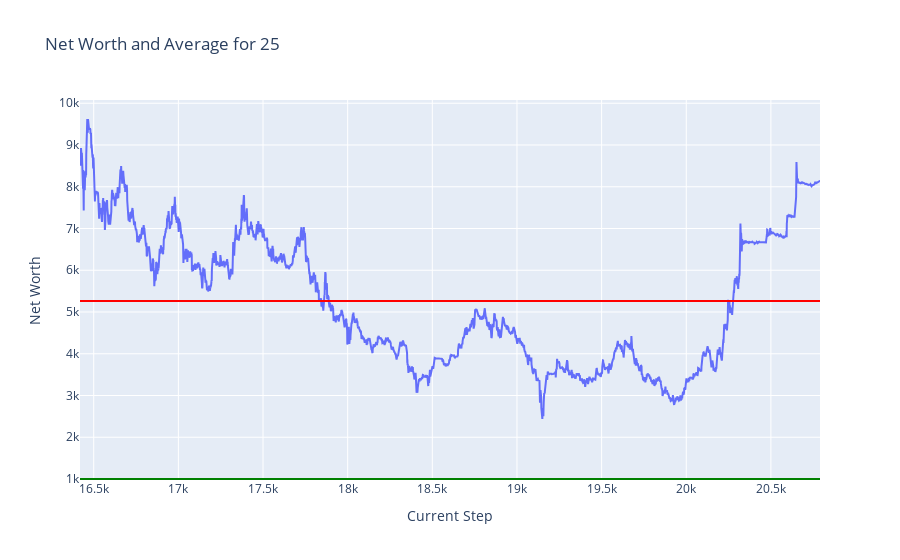

Here is the notebook cell this chart was saved with:
### Code cell
plot_token_data(df = test_hist_df, token = token)

### Figure 1 — Plotly figure (JSON) as saved in the notebook; plotly's stock layout.template omitted (floating-point values rounded to 4 significant figures; data arrays with more than 128 entries replaced by an {"elided": "..."} marker saying what was removed)
{"data": [{"mode": "lines", "name": "Net Worth", "type": "scatter", "x": {"elided": "4372 int values"}, "y": {"elided": "4372 float values"}}], "layout": {"shapes": [{"line": {"color": "green"}, "name": "Net Worth = 1000", "type": "line", "x0": 0, "x1": 1, "xref": "x domain", "y0": 1000, "y1": 1000, "yref": "y"}, {"line": {"color": "red"}, "name": "Average Net Worth = 5261.27", "type": "line", "x0": 0, "x1": 1, "xref": "x domain", "y0": 5261.0, "y1": 5261.0, "yref": "y"}], "title": {"text": "Net Worth and Average for 25"}, "xaxis": {"title": {"text": "Current Step"}}, "yaxis": {"title": {"text": "Net Worth"}}}}
